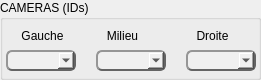
   <widget class="QGroupBox" name="IDs_cams">
    <property name="geometry">
     <rect>
      <x>360</x>
      <y>10</y>
      <width>261</width>
      <height>80</height>
     </rect>
    </property>
    <property name="title">
     <string>CAMERAS (IDs)</string>
    </property>
    <widget class="QLabel" name="cam_id_left_label">
     <property name="geometry">
      <rect>
       <x>0</x>
       <y>25</y>
       <width>85</width>
       <height>21</height>
      </rect>
     </property>
     <property name="text">
      <string>Gauche</string>
     </property>
     <property name="alignment">
      <set>Qt::AlignCenter</set>
     </property>
    </widget>
    <widget class="QLabel" name="cam_id_middle_label">
     <property name="geometry">
      <rect>
       <x>80</x>
       <y>25</y>
       <width>85</width>
       <height>21</height>
      </rect>
     </property>
     <property name="text">
      <string>Milieu</string>
     </property>
     <property name="alignment">
      <set>Qt::AlignCenter</set>
     </property>
    </widget>
    <widget class="QLabel" name="cam_id_right_label">
     <property name="geometry">
      <rect>
       <x>170</x>
       <y>25</y>
       <width>85</width>
       <height>21</height>
      </rect>
     </property>
     <property name="text">
      <string>Droite</string>
     </property>
     <property name="alignment">
      <set>Qt::AlignCenter</set>
     </property>
    </widget>
    <widget class="QComboBox" name="ID_cam_g">
     <property name="geometry">
      <rect>
       <x>6</x>
       <y>50</y>
       <width>70</width>
       <height>21</height>
      </rect>
     </property>
     <property name="styleSheet">
      <string notr="true">QComboBox
{
	border-style: outset;
	border-width: 2px;
	border-radius: 6px;
	border-color: rgb(100, 100, 100);
	background-color: rgb(240, 240, 240);
	/*color: rgb(0, 0, 0);*/
}

QComboBox:hover
{
	border-color: rgb(255, 0, 0);
}</string>
     </property>
    </widget>
    <widget class="QComboBox" name="ID_cam_m">
     <property name="geometry">
      <rect>
       <x>96</x>
       <y>50</y>
       <width>70</width>
       <height>21</height>
      </rect>
     </property>
     <property name="styleSheet">
      <string notr="true">QComboBox
{
	border-style: outset;
	border-width: 2px;
	border-radius: 6px;
	border-color: rgb(100, 100, 100);
	background-color: rgb(240, 240, 240);
}

QComboBox:hover
{
	/*background-color: rgb(255, 255, 255);*/
	border-color: rgb(255, 0, 0);
}</string>
     </property>
    </widget>
    <widget class="QComboBox" name="ID_cam_d">
     <property name="geometry">
      <rect>
       <x>186</x>
       <y>50</y>
       <width>70</width>
       <height>21</height>
      </rect>
     </property>
     <property name="styleSheet">
      <string notr="true">QComboBox
{
	border-style: outset;
	border-width: 2px;
	border-radius: 6px;
	border-color: rgb(100, 100, 100);
	background-color: rgb(240, 240, 240);
}

QComboBox:hover
{
	/*background-color: rgb(255, 255, 255);*/
	border-color: rgb(255, 0, 0);
}</string>
     </property>
    </widget>
   </widget>
